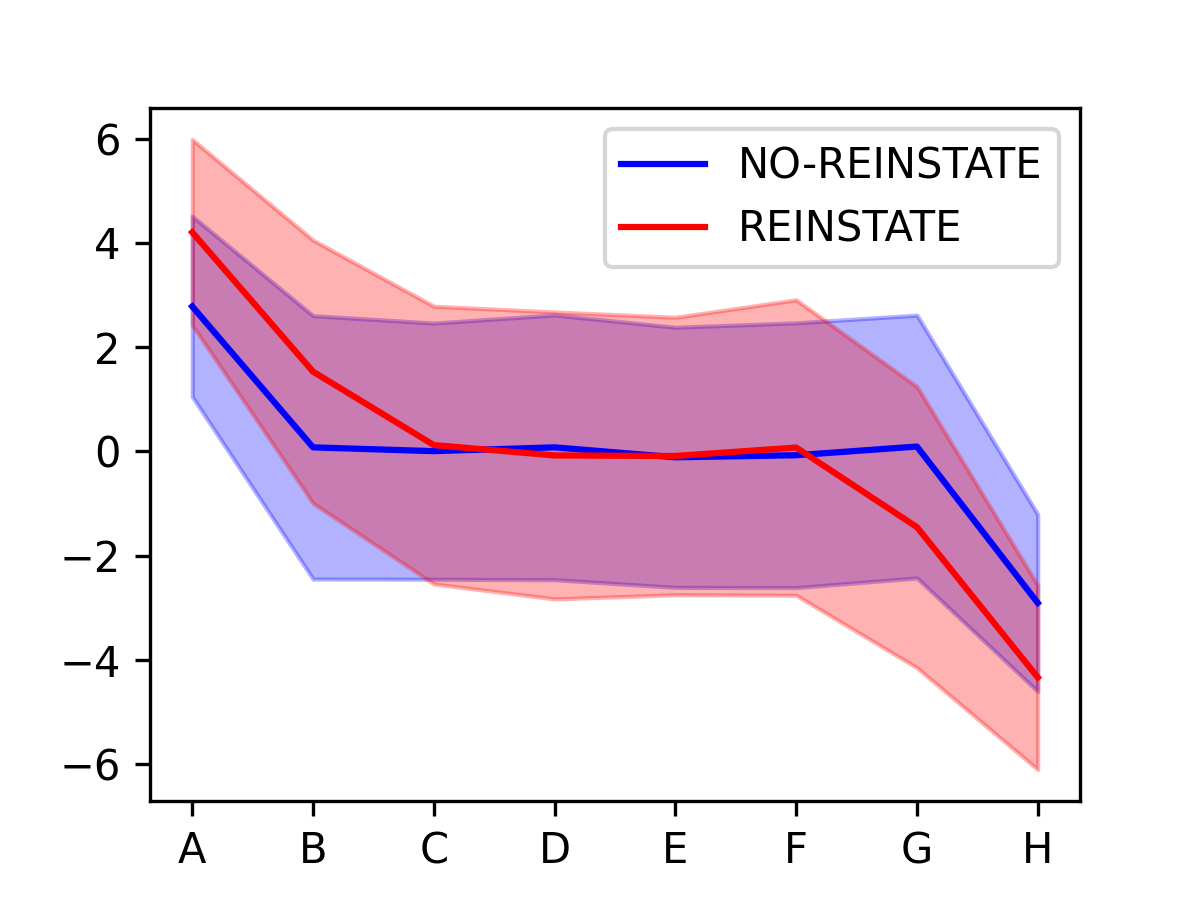

Here is the Python script that generated this plot:
import numpy as np
import matplotlib.pyplot as plt
import scipy


ALPHA = 1.0
NBEPISODES = 1000
ONLYUPDATEONERROR = False # True # False
TANH = False # True

plt.figure(figsize=(4,3))

corrzperplot = []

for numplot, REINSTATE in enumerate([False, True]):
    valsperepisode = []
    for numepisode in range(NBEPISODES):

        vals = 2.0 * np.random.rand(8) - 1.0
        for numtrial in range(20):
          pos1 = np.random.randint(7)
          pos2 = pos1 + 1
          response = vals[pos2] - vals[pos1]
          correct = True if response < 0 else False # vals1 should be > vals2
          incr =  ALPHA * (1 if response > 0 else -1) * (-1 if correct else 1)
          if correct and ONLYUPDATEONERROR:
              incr = 0
            
          vals[pos1] += incr
          vals[pos2] -= incr
          if REINSTATE:
              if pos1>0:
                vals[pos1-1] += .5 * incr
              if pos2<7:
                vals[pos2+1] -= .5 * incr
        valsperepisode.append(vals)
    valsperepisode = np.array(valsperepisode)
    if TANH:
      valsperepisode = np.tanh(valsperepisode)
    mycolor = ['b','r'][numplot]

    corrz =  np.corrcoef(valsperepisode, np.arange(8))[NBEPISODES][:NBEPISODES] # Correlation of each final set of vals (across all episodes) with arange(8); note that we must exclude tha last val which is just corr of arange(8) with itself
    corrzperplot.append(corrz)
    print("Mean/std of corrz b/w vals and arange(8) (reinstate="+str(REINSTATE)+"):", np.mean(corrz), np.std(corrz))
    meanz = np.mean(valsperepisode, axis=0)
    stdz = np.std(valsperepisode, axis=0)
    
    plt.fill_between(np.arange(8), meanz-stdz, meanz+stdz, color=mycolor, alpha=.3)
    plt.plot(meanz, color=mycolor, label=('REINSTATE' if REINSTATE else 'NO-REINSTATE'))


plt.xticks(np.arange(8), ['A', 'B', 'C', 'D', 'E', 'F', 'G', 'H'])
plt.legend()


print("Mann-Whitney U-test (2-sided) on the groups of correlations from both plots (without/with reinstate):",
        scipy.stats.mannwhitneyu(corrzperplot[0], corrzperplot[1]))
#        scipy.stats.mannwhitneyu(corrzperplot[0], corrzperplot[0]))

plt.show()
plt.savefig('toymodel.png', dpi=300)


